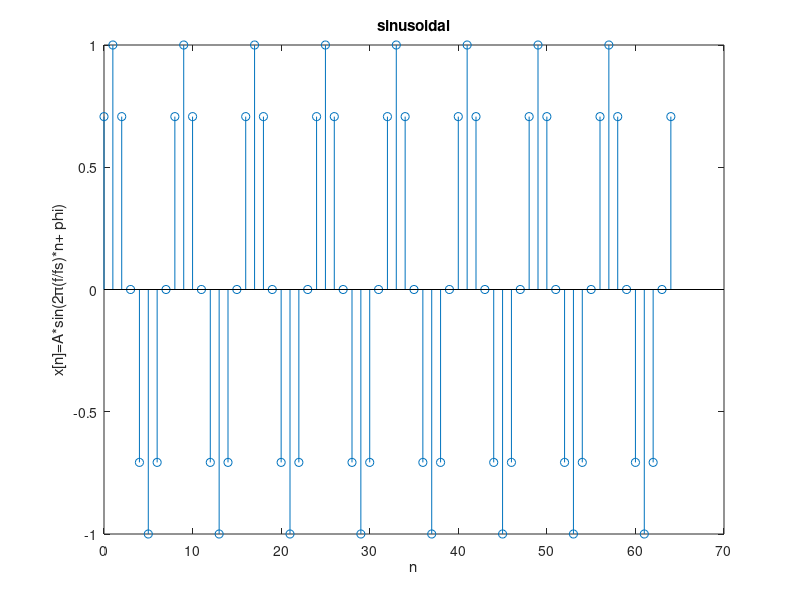

The MATLAB script that drew this image:
A=1;
f=1000;
fs=8000;
n=0:64;
phi=pi/4;
X=A*sin(2*pi*(f/fs)*n+phi);
stem(n,X);
title ('sinusoidal');
xlabel ('n');
ylabel ('x[n]=A*sin(2π(f/fs)*n+ phi)');
print ('Exp1_3','-dpdf','-fillpage');
